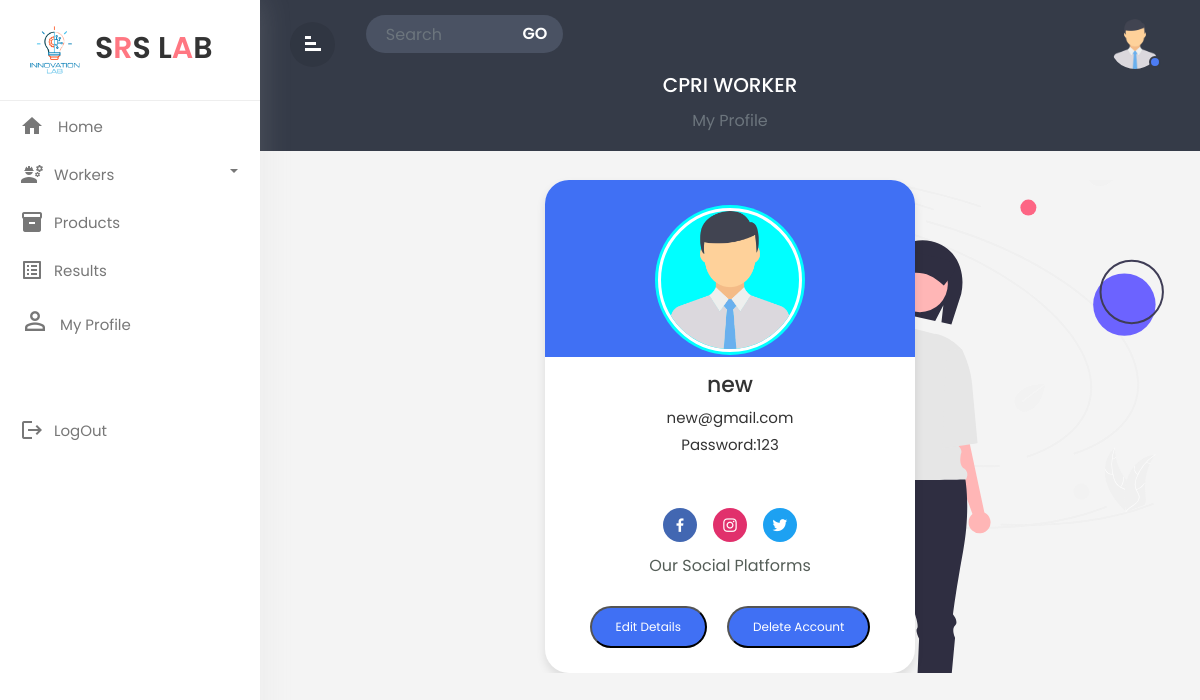
Screenshot of /cpri_profile.php?email=new@gmail.com (signed in) with the database file from the repository.
### tables this page shows
CREATE TABLE `cpri` (
  `cpri_id` int(255) NOT NULL,
  `cpri_name` varchar(255) NOT NULL,
  `cpri_email` varchar(255) NOT NULL,
  `cpri_password` varchar(255) NOT NULL
);

### cpri_profile.php (the view, shortened to what this page needs)
<?php
include 'database.php';
$email = $_GET['email'];
$sql = "SELECT * from cpri where cpri_email = '$email'";
$result = mysqli_query($conn,$sql);
$data = mysqli_fetch_array($result);
?>
<!doctype html>
<html lang="en">
  <head>
        <link rel="stylesheet" href="css/bootstrap.min.css">
        <link rel="stylesheet" href="css/custom.css">
        <link href='https://unpkg.com/boxicons@2.1.4/css/boxicons.min.css' rel='stylesheet'>
  </head>
  <body style=" background-color: #f4f4f4;" >
<div class="wrapper">
        <nav id="sidebar">
             <div class="sidebar-header">
                <h3 style="font-size:30px;margin-left:5px;" ><img style="width:60px;height:60px;" src="images/workerlogo.png" class="img-fluid"/>S<span style="color:#ff7782;">R</span>S L<span style="color:#ff7782;">A</span>B</h3>
            </div>
            <ul class="list-unstyled components">
			<li  >
                    <a href="cpri_home.php?email=<?php echo $_GET['email']; ?>" class="dashboard"><i class="material-icons">home</i>
					<span>Home</span></a>
                </li>
                <li class="dropdown">
                    <a href="#homeSubmenu1" data-toggle="collapse" aria-expanded="false"
					class="dropdown-toggle">
					<i class="material-icons">engineering</i>Workers</a>
                </li>
                <li  class="">
                    <a href="cpri_prod.php?email=<?php echo $_GET['email']; ?>"><i class="material-icons">inventory</i><span>Products
					</span></a>
                </li>
                <li  class="">
                    <a href="cpri_result.php?email=<?php echo $_GET['email']; ?>"><i class="material-icons">list_alt</i><span>Results
					</span></a>
                </li>
               <li class="">
                    <a href="cpri_profile.php?email=<?php echo $_GET['email']; ?>"><i style="font-size:30px;" class="material-symbols-outlined">person_filled</i><span>My Profile</span></a>
                </li>
                <br>
                <br>
				 <li  class="">
                    <a href="logout.php"><i class="material-icons">logout</i><span>LogOut
					</span></a>
                </li>
            </ul>
        </nav>
		<div id="content">
		   <div class="top-navbar">
		      <div class="xp-topbar">
                <div class="row">
                    <div class="col-2 col-md-1 col-lg-1 order-2 order-md-1 align-self-center">
                        <div class="xp-menubar">
                               <span class="material-icons text-white">signal_cellular_alt
							   </span>
                         </div>
                    </div>
                    <div class="col-md-5 col-lg-3 order-3 order-md-2">
                        <div class="xp-searchbar">
                            <form>
                                <div class="input-group">
                                  <input type="search" class="form-control"
								  placeholder="Search">
                                  <div class="input-group-append">
                                    <button class="btn" type="submit"
									id="button-addon2">GO</button>
                                  </div>
                                </div>
                            </form>
                        </div>
                    </div>
                    <div class="col-10 col-md-6 col-lg-8 order-1 order-md-3">
                        <div class="xp-profilebar text-right">
							 <nav class="navbar p-0">
                        <ul class="nav navbar-nav flex-row ml-auto">
                            <li class="nav-item dropdown">
                                <a class="nav-link" href="#" data-toggle="dropdown">
                                <img src="images/user.png" style="width:50px; border-radius:50%;height:50px"/>
								<span class="xp-user-live"></span>
								</a>
                            </li>
                        </ul>
            </nav>
                        </div>
                    </div>
                </div>
            </div>
		     <div class="xp-breadcrumbbar text-center">
                <h4 class="page-title">CPRI WORKER</h4>
                  <ol class="breadcrumb">
                    <li class="breadcrumb-item active" aria-current="page">My Profile</li>
                  </ol>
            </div>
		   </div>
        <br>
           <div class="check">
           <div class="profile-card">
<div class="image">
<img src="images/user.png" alt="" class="profile-img">
</div>
<div class="text-data">
    <span style="text-transform:none" class="name"><?php echo $data['cpri_name'] ?></span>
    <span style="text-transform:none"  class="email"><?php echo $data['cpri_email'] ?></span>
    <span style="text-transform:none"  class="email1" >Password:<?php echo $data['cpri_password'] ?></span>
</div>
<div class="media-buttons">
    <a href="" style="background: #4267b2 ;" class="link">
        <i class='bx bxl-facebook'></i>
    </a>
    <a href="" style="background: #e1306c ;" class="link">
        <i class='bx bxl-instagram' ></i>
    </a>
    <a href="" style="background: #1da1f2;" class="link">
        <i class='bx bxl-twitter' ></i>
    </a>
</div>
<span class="name" style="margin-top: 10px;">Our Social Platforms</span>
<div class="buttons">
    <button class="button"><a  href="edit_cpriprofile.php?email=<?php echo $_GET['email']; ?>  "  >Edit Details</a></button>
<button   class="button"><a  href="delete_cpriprofile.php?email=<?php echo $_GET['email']; ?>  "  >Delete Account</a></button>
</div>
    </div>
    </div>
  </body>
  </html>

### css/custom.css (style rules this page uses)
body,html { line-height:1.8; font-family:'Poppins',sans-serif; color:#555e58; text-transform:capitalize; font-weight:400; margin:0px; padding:0px; }
.material-icons { font-family: 'Material Icons'; font-weight: normal; font-style: normal; font-size: 24px; display: inline-block; line-height: 1; text-transform: none; letter-spacing: normal; word-wrap: normal; white-space: nowrap; direction: ltr; -webkit-font-smoothing: antialiased; text-rendering: optimizeLegibility; -moz-osx-font-smoothing: grayscale; font-feature-settings: 'liga'; }
a { color:#333; font-weight:400; }
button { cursor:pointer; }
ul,ol { padding:0px; margin:0px; list-style:none; }
a,a:hover,a:focus { color:#333; text-decoration:none; transition:all 0.3s; }
.wrapper { position:relative; width:100%; overflow:auto; }
#sidebar { position:fixed; height:100%!important; top:0; left:0; bottom:0; z-index:11; width:260px; overflow:auto; transition:all 0.3s; background-color:#fff; box-shadow:0 0 30px 0 rgba(200 200 200 / 20%); }
@media only screen and (min-width:992px) { #content { width:calc(100% - 260px); position:relative; float:right; transition:all 0.3s; } }
#sidebar .sidebar-header { padding:20px; background-color:#fff; border-bottom:1px solid #eee; }
.sidebar-header h3 { color:#333; font-size:17px; margin:0px; text-transform:uppercase; transition:all 0.5s ease; font-weight:600; }
.sidebar-header h3 img { width:45px; margin-right:10px; }
#sidebar ul li { padding:2px 0px; }
.dropdown-toggle::after { position:absolute; right:22px; top:18px; color:#777777; }
#sidebar ul li.dropdown { position:sticky; }
#sidebar ul li a { padding:5px 10px 5px 20px; line-height:30px; font-size:15px; position:relative; font-weight:400; display:block; color:#777777; text-transform:capitalize; }
#sidebar ul li a i { position:relative; margin-right:10px; top:6px; }
#content { position:relative; transition:all 0.5s; background-attachment:#f9fafc; }
.top-navbar { width:100%; z-index:9; position:relative; padding:15px 30px; background-color:#353b48; }
input[type="search"] { background-color:#4a5263; color:#fff; padding-left:20px; border:none; border-radius:50px 0px 0px 50px; }
.input-group-append { margin-left:-1px; }
.xp-searchbar .btn { background-color:#4a5263; color:#fff; font-weight:600; font-size:16px; border-radius:0 50px 50px 0; padding:4px 15px; }
.xp-breadcrumbbar .page-title { font-size:20px; color:#fff; margin-bottom:0; margin-top:0; }
.breadcrumb { display:inline-flex; background-color:transparent; margin:0; padding:10px 0 0; }
.breadcrumb-item.active { color:#6c757d; }
.navbar { background-color:#353B48; color:#fff; }
.xp-menubar { border-radius:50%; width:45px; height:45px; line-height:45px; text-align:center; margin-right:20px; border:none; color:#fff; cursor:pointer; background-color:rgba(0,0,0,0.09); }
.xp-menubar span { margin:9px; padding:0px; transform:rotate(90deg); }
.navbar-nav > li > a { color:#fff; }
.navbar-nav li a { position:relative; display:block; padding:4px 10px!important; }
.xp-user-live { position:absolute; bottom:5px; right:9px; width:12px; height:12px; border-radius:50%; border:2px solid #353b48; background-color:#4c7cf3; }

### rows the page displays
cpri: cpri_name "new", cpri_email "new@gmail.com", cpri_password "123"
